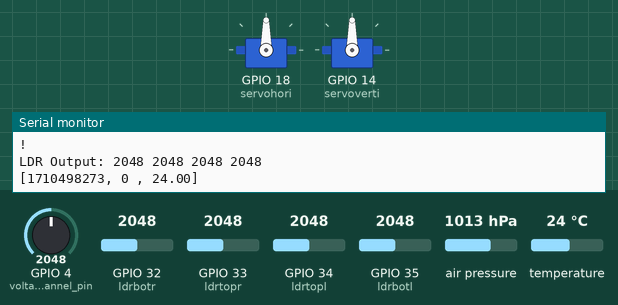
This sketch was run on a simulated ESP32. On the bench: 2 × servo, the last lines printed to the serial monitor. The inputs (shaded band) are chosen by the test bench; at power-on: GPIO 32 (ldrbotr) = 2048, GPIO 33 (ldrtopr) = 2048, GPIO 35 (ldrbotl) = 2048, GPIO 4 (voltage_analog_channel_pin) = 2048, GPIO 34 (ldrtopl) = 2048, air pressure 1013 hPa, temperature 24 °C. WiFi joins after 1.5 s; servers stay silent unless stated; uploads are accepted with an empty reply; the local clock reads 2024-03-15 10:24:30 at power-on unless the sketch sets it.

Above: at 3.7 s.
3.8 s: GPIO 32 (ldrbotr) set to 2106
At 5.6 s:
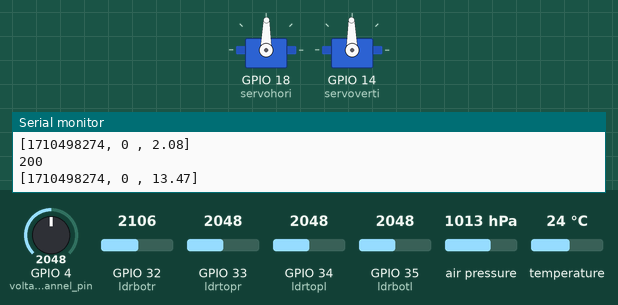
8.1 s: GPIO 33 (ldrtopr) set to 2866
12.4 s: GPIO 35 (ldrbotl) set to 2866
At 19.4 s:
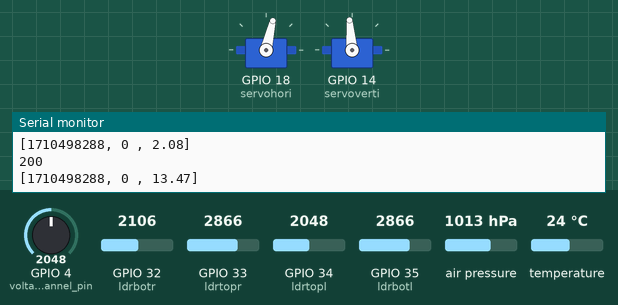
21.0 s: GPIO 35 (ldrbotl) set to 2896
25.3 s: GPIO 35 (ldrbotl) set to 2972
At 33.1 s:
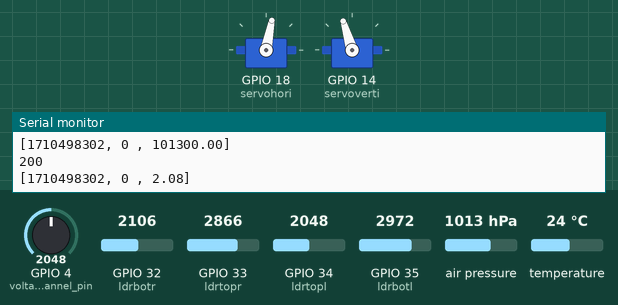
Timing chart, 0 to 36.4 s (numbered marks = the images above; inputs shaded):
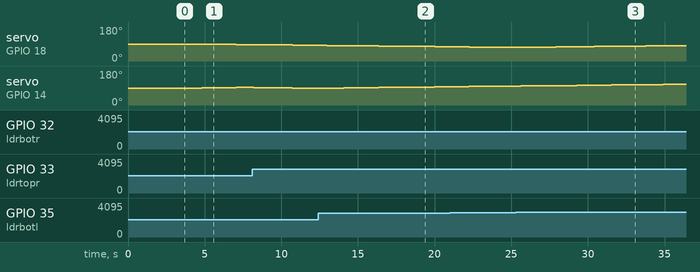

Measured:
- the behaviour switches between 2925 and 2926 on GPIO 35 (ldrbotl) (found by bisection; images 2 and 3)
- after the input at 3.8 s, servo on GPIO 18 (servohori): 90° → 89° after 1.0 s, → 88° 1.1 s later, → 87° 1.1 s later; servo on GPIO 14 (servoverti): 90° → 91° after 1.0 s, → 92° 1.1 s later, → 93° 1.1 s later

The sketch:

IoTProject.ino
```cpp
// PINS USED
// bmp -> 22(SCL), 21(SDA)
// voltage -> 4
// servo -> 14, 18
// ldr -> 32, 33, 34, 35

#include <Wire.h>
#include <SPI.h>
#include <Adafruit_BMP280.h>
#include "Adafruit_Sensor.h"
#include <Servo.h>
#include "WiFi.h"
#include "ThingSpeak.h"
#include <HTTPClient.h>
int master_count = 0;
int thingspeakcount=0;
Adafruit_BMP280 bmp; // use I2C interface
int count = 0;
float sum_t = 0, sum_p = 0, sum_a = 0, mean_t = 0, mean_p = 0, mean_a = 0;
const int voltage_analog_channel_pin= 4;
int ADC_VALUE = 0;
int voltage_value = 0;
#define Channel_ID 2163205
#define Channel_API_Key "3NFJ999UA29ABUYQ"
char* SSID="Redmi 9 Prime";
char* pass="ameya3103";
WiFiClient client;
#define CSE_IP      "192.168.43.184"
#define CSE_PORT    5089
#define HTTPS     false
#define OM2M_ORGIN    "admin:admin"
#define OM2M_MN     "/~/in-cse/in-name/"
#define OM2M_AE     "SOLAR-OPTIMISATION"
#define OM2M_DATA_CONT  "Node-1/Data"

const char* ntpServer = "pool.ntp.org";
unsigned long epochTime;
long randNumber;
unsigned long getTime() {
  time_t now;
  struct tm timeinfo;
  if (!getLocalTime(&timeinfo)) {
    //Serial.println("Failed to obtain time");
    return(0);
  }
  time(&now);
  return now;
}

HTTPClient http;
//defining Servos
Servo servohori;
int servoh = 90;
int servohLimitHigh = 160;
int servohLimitLow = 20;

Servo servoverti;
int servov = 90;
int servovLimitHigh = 160;
int servovLimitLow = 20;
//Assigning LDRs
int ldrtopl = 34; //top left LDR green
int ldrtopr = 33; //top right LDR yellow
int ldrbotl = 35; // bottom left LDR blue
int ldrbotr = 32; // bottom right LDR orange
void setup() {
  // put your setup code here, to run once:
configTime(0, 0, ntpServer);
  bmp.begin(0x76);
 Serial.begin(9600);
  Serial.println("Connecting to WiFi...");
  WiFi.begin(SSID,pass);
  delay(2000);
  if(WiFi.status()==WL_CONNECTED){
    Serial.println("WiFi connected successfully!");
  }
  Serial.println("Local IP: ");
  Serial.print(WiFi.localIP());
  ThingSpeak.begin(client);
  pinMode(ldrtopl, INPUT);
  pinMode(ldrtopr, INPUT);
  pinMode(ldrbotl, INPUT);
  pinMode(ldrbotr, INPUT);
  servohori.attach(18);
  servohori.write(90);
  servoverti.attach(14);
  servoverti.write(90);
  delay(500);
}

void loop() {
  // put your main code here, to run repeatedly:
   epochTime = getTime();
  count++;
  master_count++;
  int occupancy=0;
  thingspeakcount++;
    float temp = bmp.readTemperature();
    sum_t = sum_t + temp;
    mean_t = sum_t/count;
    Serial.print("Temperature: ");
    // Serial.print(temp);
    Serial.print(mean_t);
    Serial.println("");
    // Serial.print("\t");

    float pressure = bmp.readPressure();
    Serial.print("Pressure: ");
    // Serial.print(pressure/100);
    sum_p = sum_p + pressure;
    mean_p = sum_p/count;
    Serial.print(mean_p/100);
    Serial.println("");
    // Serial.print("\t");

    float altitude = bmp.readAltitude();
    Serial.print("Altitude: ");
    // Serial.print(altitude);
    sum_a = sum_a + altitude;
    mean_a = sum_a/count;
    Serial.println(mean_a);
    Serial.println("");

    ADC_VALUE = analogRead(voltage_analog_channel_pin);
    float v=(ADC_VALUE)*(ADC_VALUE*-9.66631*1e-7+0.0054736);
    Serial.print("Voltage: ");
    Serial.println(v);

  Serial.println("!");
  int adc=analogRead(voltage_analog_channel_pin);
  // float v=adc*5000/5800.0;
  float cur=v-2500;//2470.345;
  cur/=185;
  cur=-cur;
  if(thingspeakcount==8){
  ThingSpeak.setField(1,temp);
  ThingSpeak.setField(2,pressure);
  ThingSpeak.setField(3,altitude);
  ThingSpeak.setField(4,cur);
  ThingSpeak.setField(5,v);
  ThingSpeak.writeFields(Channel_ID,Channel_API_Key);
    thingspeakcount=0;
  }
  servoh = servohori.read();
  servov = servoverti.read();
  //capturing analog values of each LDR
  int topl = analogRead(ldrtopl);
  int topr = analogRead(ldrtopr);
  int botl = analogRead(ldrbotl);
  int botr = analogRead(ldrbotr);
  // Serial.print(topl, DEC);
  Serial.print("LDR Output: ");
  Serial.print(topl, DEC);
  Serial.print(" ");
  Serial.print(topr, DEC);
  Serial.print(" ");
  Serial.print(botl, DEC);
  Serial.print(" ");
  Serial.print(botr, DEC);
  Serial.print(" \n");

  // calculating average
  int avgtop = (topl + topr) / 2; //average of top LDRs
  int avgbot = (botl + botr) / 2; //average of bottom LDRs
  int avgleft = (topl + botl) / 2; //average of left LDRs
  int avgright = (topr + botr) / 2; //average of right LDRs


  if (avgtop < avgbot)
  {
    servoverti.write(servov +1);
    if (servov > servovLimitHigh)
    {
      servov = servovLimitHigh;
    }
    delay(10);
  }
  else if (avgbot < avgtop)
  {
    servoverti.write(servov -1);
    if (servov < servovLimitLow)
    {
      servov = servovLimitLow;
    }
    delay(10);
  }
  else
  {
    servoverti.write(servov);
  }

  if (avgleft > avgright)
  {
    servohori.write(servoh +1);
    if (servoh > servohLimitHigh)
    {
      servoh = servohLimitHigh;
    }
    delay(10);
  }
  else if (avgright > avgleft)
  {
    servohori.write(servoh - 1);
    // Serial.println("Hi");
    if (servoh < servohLimitLow)
    {
      servoh = servohLimitLow;
    }
    delay(10);
  }
  else
  {
    servohori.write(servoh);
  }
  Serial.println("");
  Serial.println("");
  static int i=0;
  String data="[" + String(epochTime) + ", " + String(occupancy) + " , " + String(temp)+"]";

String server="http://" + String() + CSE_IP + ":" + String() + CSE_PORT + String()+OM2M_MN;

Serial.println(data);
http.begin(server + String() +OM2M_AE + "/" + "Temp/Data" + "/");

http.addHeader("X-M2M-Origin", OM2M_ORGIN);
http.addHeader("Content-Type", "application/json;ty=4");
http.addHeader("Content-Length", "100");

String label = "Temp";

String req_data = String() + "{\"m2m:cin\": {"

  + "\"con\": \"" + data + "\","

  + "\"rn\": \"" + "cin_"+String(i) + "\","

  + "\"lbl\": \"" + label + "\","

  + "\"cnf\": \"text\""

  + "}}";
int code = http.POST(req_data);
http.end();
Serial.println(code);
data="[" + String(epochTime) + ", " + String(occupancy) + " , " + String(pressure)+"]";

server="http://" + String() + CSE_IP + ":" + String() + CSE_PORT + String()+OM2M_MN;

Serial.println(data);
http.begin(server + String() +OM2M_AE + "/" + "Pressure/Data" + "/");

http.addHeader("X-M2M-Origin", OM2M_ORGIN);
http.addHeader("Content-Type", "application/json;ty=4");
http.addHeader("Content-Length", "100");

label = "Pressure";
req_data = String() + "{\"m2m:cin\": {"

  + "\"con\": \"" + data + "\","

  + "\"rn\": \"" + "cin_"+String(i) + "\","

  + "\"lbl\": \"" + label + "\","

  + "\"cnf\": \"text\""

  + "}}";
code = http.POST(req_data);
http.end();
Serial.println(code);
data="[" + String(epochTime) + ", " + String(occupancy) + " , " + String(altitude)+"]";

server="http://" + String() + CSE_IP + ":" + String() + CSE_PORT + String()+OM2M_MN;

Serial.println(data);
http.begin(server + String() +OM2M_AE + "/" + "Humidity/Data" + "/");

http.addHeader("X-M2M-Origin", OM2M_ORGIN);
http.addHeader("Content-Type", "application/json;ty=4");
http.addHeader("Content-Length", "100");

label = "Humidity";

req_data = String() + "{\"m2m:cin\": {"

  + "\"con\": \"" + data + "\","

  + "\"rn\": \"" + "cin_"+String(i) + "\","

  + "\"lbl\": \"" + label + "\","

  + "\"cnf\": \"text\""

  + "}}";
code = http.POST(req_data);
http.end();
Serial.println(code);
data="[" + String(epochTime) + ", " + String(occupancy) + " , " + String(cur)+"]";

server="http://" + String() + CSE_IP + ":" + String() + CSE_PORT + String()+OM2M_MN;

Serial.println(data);
http.begin(server + String() +OM2M_AE + "/" + "Current-1/Data" + "/");

http.addHeader("X-M2M-Origin", OM2M_ORGIN);
http.addHeader("Content-Type", "application/json;ty=4");
http.addHeader("Content-Length", "100");

label = "Current-1";
req_data = String() + "{\"m2m:cin\": {"

  + "\"con\": \"" + data + "\","

  + "\"rn\": \"" + "cin_"+String(i) + "\","

  + "\"lbl\": \"" + label + "\","

  + "\"cnf\": \"text\""

  + "}}";
code = http.POST(req_data);
http.end();
Serial.println(code);
data="[" + String(epochTime) + ", " + String(occupancy) + " , " + String(v)+"]";

server="http://" + String() + CSE_IP + ":" + String() + CSE_PORT + String()+OM2M_MN;

Serial.println(data);
http.begin(server + String() +OM2M_AE + "/" + "Voltage-1/Data" + "/");

http.addHeader("X-M2M-Origin", OM2M_ORGIN);
http.addHeader("Content-Type", "application/json;ty=4");
http.addHeader("Content-Length", "100");
label = "Voltage-1";

req_data = String() + "{\"m2m:cin\": {"

  + "\"con\": \"" + data + "\","

  + "\"rn\": \"" + "cin_"+String(i++) + "\","

  + "\"lbl\": \"" + label + "\","

  + "\"cnf\": \"text\""

  + "}}";
code = http.POST(req_data);
http.end();
Serial.println(code);
  delay(50);
}
```
